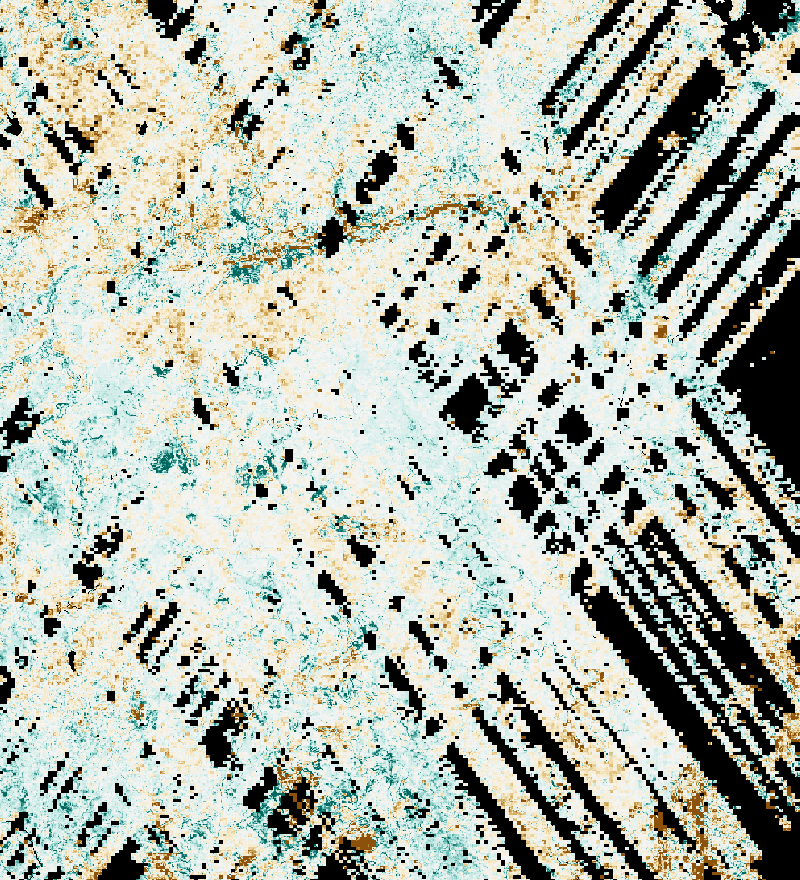
#> input picture assets/img/agb_diff.png, 800 x 880 px
$ python -i build_drone_multispectral.py   (imports and definitions only)
#> lines starting #> are read from the running program, lines starting #| are printed output that depends on the picture
#!/usr/bin/env python3
"""
Multispectral drone land-cover, tree-crown & restoration-suitability analysis
across several DJI Mavic 3M scenes in northern Ghana (Bolgatanga area, Great
Green Wall belt). See drone_ms_common.py for band registration.

Per scene: register G/R/RE/NIR + RGB -> NDVI/NDRE -> tree-crown delineation
(local maxima + marker-controlled watershed) -> robust land cover
(tree crown / shrub-woody / open ground) -> a tillage-texture index. Exports the
class grid, a tillage grid and a distance-to-canopy grid so the browser can map
each pixel to a restoration intervention (Agroforestry / Reforestation / ANR).

Literature: Rouse 1974 (NDVI); Gitelson & Merzlyak 1994 (NDRE); Popescu & Wynne
2004 (variable-window maxima); Meyer & Beucher 1990, Ke & Quackenbush 2011
(watershed ITCD); Felzenszwalb & Huttenlocher 2004 (segmentation).

Run: python build_drone_multispectral.py [--preview]
"""
import os, sys, json
import numpy as np
from scipy import ndimage as ndi
from scipy.ndimage import gaussian_filter, uniform_filter, distance_transform_edt
from skimage.feature import peak_local_max
from skimage.segmentation import watershed, felzenszwalb
from skimage.measure import regionprops
from skimage.morphology import binary_closing, remove_small_objects, disk
from skimage.transform import resize
from rasterio import features as rfeatures
from shapely.geometry import shape as shp_shape
# [1 line not run here, left out]
from PIL import Image

sys.path.insert(0, os.path.dirname(__file__))
from drone_ms_common import load_aligned, indices

HERE = os.path.dirname(os.path.abspath(__file__))
IMG = os.path.normpath(os.path.join(HERE, "..", "assets", "img"))
DATA = os.path.normpath(os.path.join(HERE, "..", "assets", "data"))
ASSET_DRONE = os.path.normpath(os.path.join(HERE, "..", "assets", "drone"))
PREVIEW = "--preview" in sys.argv
EXPORT_W = 1280
GX = 300

NODATA, TREE, SHRUB, OPEN = 0, 1, 2, 3
COL = {TREE: (26, 102, 46), SHRUB: (120, 190, 90), OPEN: (206, 178, 132)}
# restoration interventions
CANOPY, ANR, AGRO, REFOR = 1, 2, 3, 4
IV_NAME = {CANOPY: "canopy", ANR: "anr", AGRO: "agro", REFOR: "refor"}
POLY_W = 190          # coarse grid for block polygonisation (larger blocks)
MIN_BLOCK_HA = 0.015  # smallest block kept in the export (client filters up)

SCENES = [
    {"key": "mixed", "dir": ASSET_DRONE, "base": "DJI_20250502123937_0001",
     "label": "Mixed parkland", "ctx": "Trees, cleared fields & open ground"},
    {"key": "agroforestry", "dir": r"D:\Gbeog2", "base": "DJI_20250506135619_0010",
     "label": "Farmland parkland", "ctx": "Scattered trees over cropland"},
    {"key": "anr", "dir": r"D:\Gbeog2", "base": "DJI_20250506130349_0024",
     "label": "Dense shrubland", "ctx": "Woody regrowth, few mature trees"},
    {"key": "reforestation", "dir": r"D:\Gbeog2", "base": "DJI_20250506140158_0062",
     "label": "Degraded openland", "ctx": "Sparse vegetation, bare degraded soil"},
]


def analyse(scene):
    A, meta = load_aligned(scene["dir"], scene["base"])
    gsd = meta["gsd_cm"] / 100.0
    idx = indices(A)
    ndvi, ndre = idx["ndvi"], idx["ndre"]
    rgb = A["RGB"]
    bright = rgb.mean(2); bright = (bright - bright.min()) / (np.ptp(bright) + 1e-6)
    H, W = ndvi.shape

    # tree crowns: local maxima + marker-controlled watershed
    sm = gaussian_filter(ndvi, 2)
    woody = ndvi > 0.30
    peaks = peak_local_max(sm, min_distance=max(8, int(1.6 / gsd)), threshold_abs=0.36, labels=woody)
    mark = np.zeros((H, W), int)
    for i, (r, c) in enumerate(peaks, 1):
        mark[r, c] = i
    ws = watershed(-sm, mark, mask=(ndvi > 0.24))
    minA = int(round(0.6 / (gsd * gsd))); majorA = int(round(8.0 / (gsd * gsd))); maxA = int(round(250 / (gsd * gsd)))
    majors, tree_mask = [], np.zeros((H, W), bool)
    for p in regionprops(ws):
        if not (minA <= p.area <= maxA):
            continue
        coords = tuple(np.array(p.coords).T)
        if ndre[coords].mean() < -0.03:
            continue
        if p.area >= majorA and sm[coords].max() > 0.44:
            majors.append(p); tree_mask[coords] = True

    # tillage / disturbance index: gradient-orientation coherence (ploughed fields
    # show long unidirectional furrows -> high coherence)
    gy, gx = np.gradient(gaussian_filter(bright, 1))
    mag = np.hypot(gx, gy); th2 = 2 * np.arctan2(gy, gx)
    win = int(round(1.5 / gsd))
    c2 = uniform_filter(mag * np.cos(th2), win); s2 = uniform_filter(mag * np.sin(th2), win)
    tillage = gaussian_filter(np.hypot(c2, s2) / (uniform_filter(mag, win) + 1e-6), 4)

    cls = np.full((H, W), OPEN, np.uint8)
    cls[woody] = SHRUB
    cls[tree_mask] = TREE
    frac = {k: round(float((cls == k).mean() * 100), 1) for k in (TREE, SHRUB, OPEN)}

    # agricultural-plot detection: Felzenszwalb segments that are large, open
    # (low-veg) and parcel-shaped (definable borders). Agroforestry is only
    # allowed inside these delineated plots.
    seg = felzenszwalb((rgb - rgb.min()) / (np.ptp(rgb) + 1e-6), scale=200, sigma=1.0, min_size=1500)
    labs = np.arange(seg.max() + 1)
    sizes = ndi.sum(np.ones_like(seg, float), seg, labs)
    ndvi_mean = ndi.mean(ndvi, seg, labs)
    ext = {r.label: r.extent for r in regionprops(seg + 1)}
    min_field = 0.05 * 1e4 / (gsd * gsd)   # >= 500 m^2 plots
    field_lbl = [k for k in labs if sizes[k] >= min_field and ndvi_mean[k] < 0.25 and ext.get(k + 1, 0) >= 0.45]
    field_mask = np.isin(seg, field_lbl)

    area_ha = H * W * gsd * gsd / 1e4
    stats = {
        "gsd_cm": round(meta["gsd_cm"], 1), "lat": round(meta["lat"], 5), "lon": round(meta["lon"], 5),
        "area_ha": round(area_ha, 2),
        "class_pct": {"Tree crown": frac[TREE], "Shrub / woody": frac[SHRUB], "Open ground": frac[OPEN]},
        "n_crowns": len(majors), "tree_density_ha": round(len(majors) / area_ha),
        "canopy_cover_pct": round(float(sum(p.area for p in majors)) / (H * W) * 100, 1),
        "mean_crown_diam_m": round(2 * np.sqrt(np.mean([p.area for p in majors]) / np.pi) * gsd, 1) if majors else 0,
        "ndvi_med": round(float(np.median(ndvi)), 2), "ndre_med": round(float(np.median(ndre)), 2),
    }
    return dict(meta=meta, gsd=gsd, ndvi=ndvi, ndre=ndre, rgb=rgb, cls=cls,
                majors=majors, tillage=tillage, tree_mask=tree_mask, field_mask=field_mask, stats=stats)


def _resize_to(arr, W):
    h, w = arr.shape[:2]; Hn = int(W * h / w)
    return resize(arr, (Hn, W) + arr.shape[2:], order=1, preserve_range=True, anti_aliasing=True), Hn


# [82 lines left out: functions export_scene, main, not called in this run]


# [2 lines not run here, left out]

>>> import cv2
>>> picture = cv2.imread('../assets/img/agb_diff.png', cv2.IMREAD_GRAYSCALE)
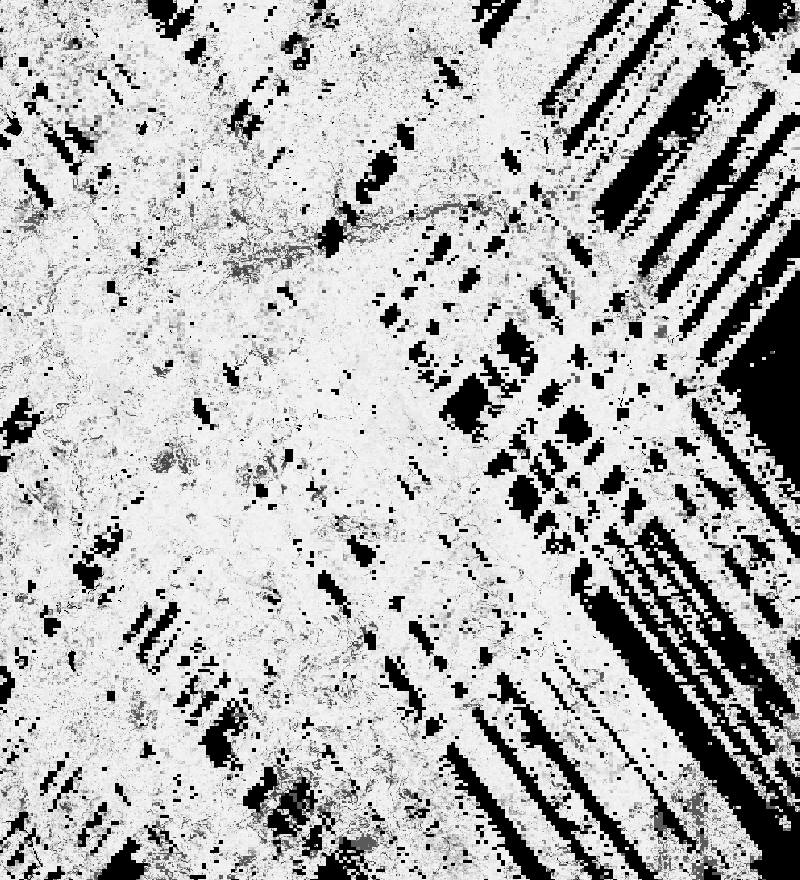
#> picture: shape (880, 800); min 0, max 245, mean 180
#> (the run stopped early here; a loop or call above may not have finished)
